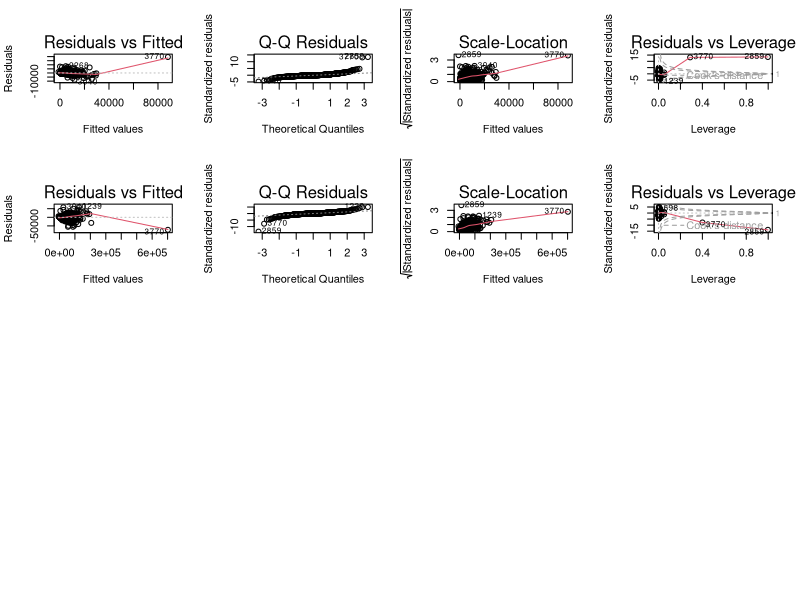
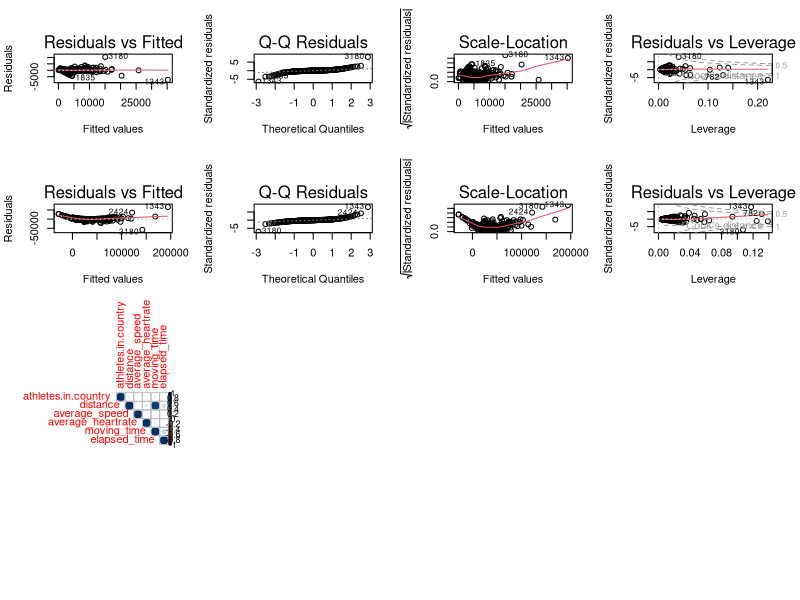

Write the R code that produced these figures, in order.
library(dplyr)
library(corrplot)
data <- read.csv('./cleanData.csv', na.strings = c("", "NA"))

# Question 1 
# male
par(mfrow = c(4,4))
male_data <- data %>%
  filter(athlete.sex == "M") %>%
  na.omit()
  
male_movng_lm <- lm(moving_time ~ distance + average_speed + average_heartrate, data = male_data)
male_dist_lm <- lm(distance ~ average_speed + average_heartrate + moving_time, data = male_data)

summary(male_movng_lm)
summary(male_dist_lm)

plot(male_movng_lm)
plot(male_dist_lm)

#female
par(mfrow= c(4,4))
female_data <- data %>%
  filter(athlete.sex == "F") %>%
  na.omit()

fem_movng_lm <- lm(moving_time ~ distance + average_speed + average_heartrate, data = female_data)
fem_dist_lm <- lm(distance ~ average_speed + average_heartrate + moving_time, data = female_data)

summary(fem_movng_lm)
summary(fem_dist_lm)

plot(fem_movng_lm)
plot(fem_dist_lm)

# Q2 
# Calculate the number of athletes in each country
country_corr <- data %>%
  group_by(athlete.sex, athlete.country) %>%
  mutate(athletes.in.country = n()) %>%
  na.omit()

country_corr <- country_corr %>%
  select(athletes.in.country, distance, average_speed, average_heartrate, moving_time, elapsed_time)

correlations <- cor(country_corr[3:8], use = "pairwise.complete.obs")
corrplot(correlations, type = "upper")

